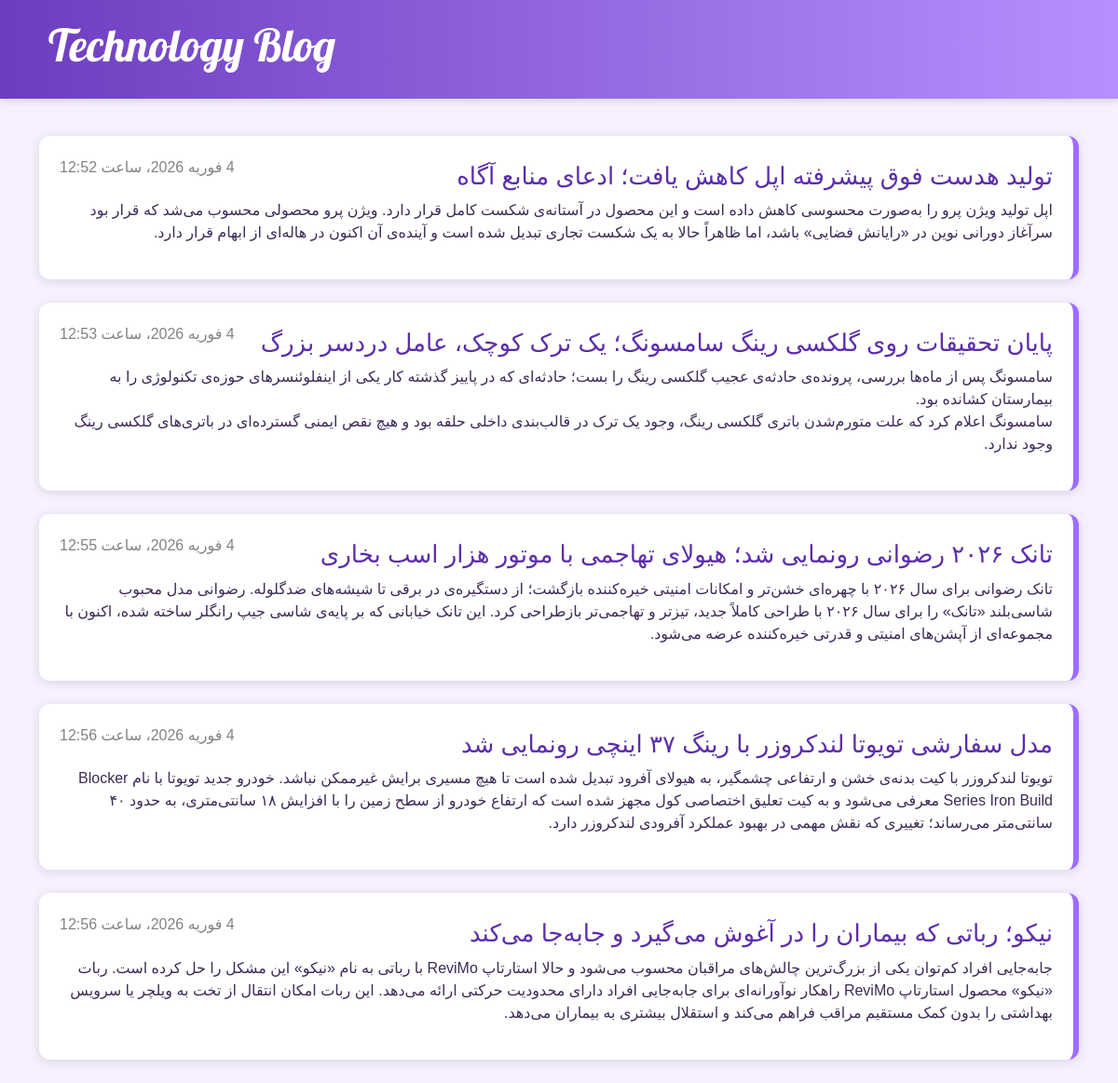
The page / on the database its author committed.
### blog/models.py (models this page shows, shortened)
class Post(models.Model):
    author = models.ForeignKey(settings.AUTH_USER_MODEL, on_delete=models.CASCADE)
    title = models.CharField(max_length=200)
    text = models.TextField()
    created_date = models.DateTimeField(default=timezone.now)
    published_date = models.DateTimeField(blank=True, null=True)

### blog/views.py (the view)
# urls.py: path('', views.post_list, name='post_list.html'),
def post_list(request):
    posts = Post.objects.filter().order_by('published_date')
    return render(request, 'blog/post_list.html', {'posts': posts})# Create your views here.

### blog/templates/blog/post_list.html
{% extends 'blog/base.html' %}
{% block content %}
    {% for post in posts %}
        <article class="post">
            <time class="date">
                {{ post.published_date }}
            </time>
            <h2><a href="{% url 'post_detail' pk=post.pk %}">{{ post.title }}</a></h2>
            <p>{{ post.text|linebreaksbr }}</p>
        </article>
    {% endfor %}
{% endblock %}

### blog/templates/blog/base.html (shortened to what this page needs)
{% load static %}
<!DOCTYPE html>
<html>
    <head>
        <link rel="stylesheet" href="https://cdn.jsdelivr.net/npm/bootstrap@5.3.3/dist/css/bootstrap.min.css">
        <link rel="stylesheet" href="{% static 'css/blog.css' %}">
    </head>
    <body>
    <header class="page-header">
      <div class="container">
       <h1><a href="/">Technology Blog</a></h1>
      </div>
    </header>
    <main class="container">
        <div class="row">
            <div class="col">
            {% block content %}
            {% endblock %}
            </div>
        </div>
    </main>
</body>
</html>

### blog/static/css/blog.css (style rules this page uses)
.page-header { background: linear-gradient(90deg, #6c3dbf, #b790ff); margin-top: 0; margin-bottom: 40px; padding: 20px 20px 20px 40px; box-shadow: 0 2px 8px rgba(0,0,0,0.15); }
.page-header h1, .page-header h1 a, .page-header h1 a:visited, .page-header h1 a:active { color: #ffffff; font-size: 36pt; text-decoration: none; text-align: left; }
h1 { font-family: 'Lobster', cursive; }
.date { color: #828282; }
body { font-family: 'Vazirmatn', sans-serif; background: #f6f0ff; color: #3d2b57; margin: 0; padding: 0; direction: rtl; text-align: right; }
.post { background: #ffffff; border-radius: 12px; padding: 22px; margin-bottom: 25px; border-left: none; border-right: 6px solid #9f6dff; transition: transform .15s ease-in-out; box-shadow: 0 2px 12px rgba(0,0,0,0.12); }
.post h2 a { color: #5b2eaa; text-decoration: none; font-size: 26px; }
.post > .date, .post > .actions { float: left; }

### rows shown on the page
Post: published_date "4 فوریه 2026، ساعت 12:52", title "تولید هدست فوق پیشرفته اپل کاهش یافت؛ ادعای منابع آگاه", text "اپل تولید ویژن پرو را به‌صورت محسوسی کاهش داده است و این محصول در آستانه‌ی شکست کامل قرار دارد. ویژن پرو محصولی محسوب می‌شد که قرار بود سرآغاز دورانی نوین در «رایانش فضایی» باشد، اما ظاهراً حالا به یک شکست تجاری تبدیل شده است و آینده‌ی آن اکنون در هاله‌ای از ابهام قرار دارد."
Post: published_date "4 فوریه 2026، ساعت 12:53", title "پایان تحقیقات روی گلکسی رینگ سامسونگ؛ یک ترک کوچک، عامل دردسر بزرگ", text "سامسونگ پس از ماه‌ها بررسی، پرونده‌ی حادثه‌ی عجیب گلکسی رینگ را بست؛ حادثه‌ای که در پاییز گذشته کار یکی از اینفلوئنسرهای حوزه‌ی تکنولوژی را به بیمارستان کشانده بود. سامسونگ اعلام کرد که علت متورم‌شدن باتری گلکسی رینگ، وجود یک ترک در قالب‌بندی داخلی حلقه بود و هیچ نقص ایمنی گسترده‌ای در باتری‌های گلکسی رینگ وجود ندارد."
Post: published_date "4 فوریه 2026، ساعت 12:55", title "تانک ۲۰۲۶ رضوانی رونمایی شد؛ هیولای تهاجمی با موتور هزار اسب‌ بخاری", text "تانک رضوانی برای سال ۲۰۲۶ با چهره‌ای خشن‌تر و امکانات امنیتی خیره‌کننده بازگشت؛ از دستگیره‌ی در برقی تا شیشه‌های ضدگلوله. رضوانی مدل محبوب شاسی‌بلند «تانک» را برای سال ۲۰۲۶ با طراحی کاملاً جدید، تیزتر و تهاجمی‌تر بازطراحی کرد. این تانک خیابانی که بر پایه‌ی شاسی جیپ رانگلر ساخته شده، اکنون با مجموعه‌ای از آپشن‌های امنیتی و قدرتی خیره‌کننده عرضه می‌شود."
Post: published_date "4 فوریه 2026، ساعت 12:56", title "مدل سفارشی تویوتا لندکروزر با رینگ ۳۷ اینچی رونمایی شد", text "تویوتا لندکروزر با کیت بدنه‌ی خشن و ارتفاعی چشمگیر، به هیولای آفرود تبدیل شده است تا هیچ مسیری برایش غیرممکن نباشد. خودرو جدید تویوتا با نام Blocker Series Iron Build معرفی می‌شود و به کیت تعلیق اختصاصی کول مجهز شده است که ارتفاع خودرو از سطح زمین را با افزایش ۱۸ سانتی‌متری، به حدود ۴۰ سانتی‌متر می‌رساند؛ تغییری که نقش مهمی در بهبود عملکرد آفرودی لندکروزر دارد."
Post: published_date "4 فوریه 2026، ساعت 12:56", title "نیکو؛ رباتی که بیماران را در آغوش می‌گیرد و جابه‌جا می‌کند", text "جابه‌جایی افراد کم‌توان یکی از بزرگ‌ترین چالش‌های مراقبان محسوب می‌شود و حالا استارتاپ ReviMo با رباتی به نام «نیکو» این مشکل را حل کرده است. ربات «نیکو» محصول استارتاپ ReviMo راهکار نوآورانه‌ای برای جابه‌جایی افراد دارای محدودیت حرکتی ارائه می‌دهد. این ربات امکان انتقال از تخت به ویلچر یا سرویس بهداشتی را بدون کمک مستقیم مراقب فراهم می‌کند و استقلال بیشتری به بیماران می‌دهد."
